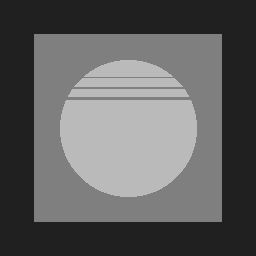
#> input picture image_origin/pattern2.png, 256 x 256 px
$ jupyter execute --allow-errors add_noise.ipynb
#> lines starting #> are read from the running program, lines starting #| are printed output that depends on the picture; after the words box and inside, x2 and y2 are one past the last pixel; in counts of white or black regions, pixels touching at a corner belong together; long printed decimals are rounded
Add noise
Nguyen Viet Hoang
Các noise model tác động lên chất lượng ảnh

[cell 1]
from importlib.resources import path
from pathlib import Path
import cv2
import numpy as np
import abc
from numpy.random import Generator
import matplotlib.pyplot as plt

class Noise(metaclass = abc.ABCMeta):
    def __init__(self, filepath: Path):
        self.filepath = filepath

    def get_matrix_image(self):
        return cv2.imread(str(self.filepath), cv2.IMREAD_GRAYSCALE)

    @abc.abstractmethod
    def noise(self)->np.array:
        pass

    def add_noise(self) ->np.array:
        noise_gen = self.noise().astype('uint8')
        origin_image = self.get_matrix_image()
        noisy_image = cv2.add(origin_image,noise_gen)
        print(origin_image.shape)
        cv2.normalize(noisy_image, noisy_image, 0, 255, cv2.NORM_MINMAX, dtype=-1)
        return noisy_image

class GaussianNoise(Noise):
    def __init__(self, filepath, mean = 0, var = 0.1):
        super().__init__(filepath=filepath)
#> further down, image is the input picture: shape (256, 256); min 32, max 186, mean 95.9
        self.mean = mean
        self.var = var

    def noise(self)->np.array:
        image = self.get_matrix_image()
        row, col = image.shape
        sigma = self.var**0.5
        gauss = np.random.normal(self.mean,sigma,image.size)
        gauss = gauss.reshape(row, col).astype('uint8')
        return gauss

class RayleighNoise(Noise):
    def __init__(self, filepath, scale):
        super().__init__(filepath=filepath)
        self.scale = scale

    def noise(self)->np.array:
        image = self.get_matrix_image()
        row, col, ch = image.shape
        rayleigh = np.random.rayleigh(self.scale, (row, col, ch))
        return rayleigh

class ExponentialNoise(Noise):
    def __init__(self, filepath, scale):
        super().__init__(filepath = filepath)
        self.scale = scale

    def noise(self)->np.array:
        image = self.get_matrix_image()
        row, col, ch = image.shape
        exponent = Generator.exponential(self.scale, (row, col, ch))
        return exponent

class SaltAndPeperNoise(Noise):
    def __init__(self,
                 filepath: Path,
                 Ps = 0.5,
                 P = 0.004):
        super().__init__(filepath)
        self.Ps = Ps
        self.P = P

    def noise(self)->np.array:
        image = self.get_matrix_image()

        out = np.copy(image)

        # Salt mode
        num_salt = np.ceil(self.P * image.size * self.Ps)
#> num_salt = 132
        coords = [np.random.randint(0, i - 1, int(num_salt))
                for i in image.shape]

        # print(np.asarray(coords).shape)

        out[tuple(coords)] = 1
#> out: shape (256, 256); 0.2% of pixels changed, all inside (x1, y1, x2, y2) = (0, 1, 253, 255)


        # Pepper mode
        num_pepper = np.ceil(self.P* image.size * (self.P - self.Ps))
#> num_pepper = 33
        coords = [np.random.randint(0, i - 1, int(num_pepper))
                for i in image.shape]

        out[tuple(coords)] = 0
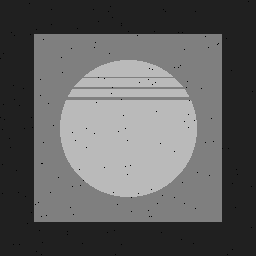
#> out: shape (256, 256); min 0, max 186, mean 95.7
        return np.asarray(out)

class UniformNoise(Noise):
    def __init__(self,
                 filepath:Path,
                 a = 0.0,
                 b = 2.0):
        super().__init__(filepath=filepath)
        self.a = a
        self.b = b

    def noise(self)->np.array:
        image = self.get_matrix_image()
        uniform_gen = np.random.default_rng().uniform(self.a, self.b, image.shape)
        return np.asarray(uniform_gen)

[cell 2]
import cv2
from config import Flag
import matplotlib.pyplot as plt

def metric(gt, ri):
    SE = (gt - ri)**2
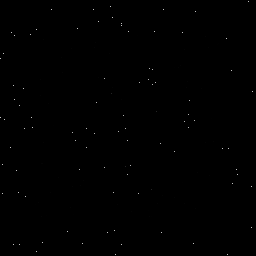
#> SE: shape (256, 256); min 0, max 193, mean 0.3
    MSE = SE.mean()
#> MSE = 0.257
    PSNR = 10*np.log10(255*255/MSE)
#> PSNR = 54.03
    return {"MSE": MSE,"PSNR":PSNR}

## Gaussian noise

[cell 3]
prefix = Flag.image_origin
file_name = prefix / 'banana.jpg'
image = cv2.imread(str(file_name), cv2.IMREAD_GRAYSCALE)

gauss_noise = GaussianNoise(str(file_name), mean = 0, var = 3.5)
#> (the rest of this cell did not finish here and is left out)

## Sault and Pepper Noise

[cell 4]
# from add_noise import SaltAndPeperNoise
file_name = prefix / 'pattern2.png'
image = cv2.imread(str(file_name), cv2.IMREAD_GRAYSCALE)

saltAndPeperNoise = SaltAndPeperNoise(str(file_name), Ps=0.04, P=0.05)
image_snp_noise = saltAndPeperNoise.noise()

metric_snp = metric(image, image_snp_noise)
#> metric_snp = {'MSE': 0.257, 'PSNR': 54.03}
print(metric_snp)
#| {'MSE': 0.2569, 'PSNR': 54.033}

plt.figure(figsize=(20, 12))
plt.subplot(121)
plt.title("Origin Image")
plt.axis('off')
plt.imshow(image, cmap='gray')
plt.subplot(122)
plt.title("Noisy Image")
plt.axis('off')
plt.imshow(image_snp_noise, cmap='gray')
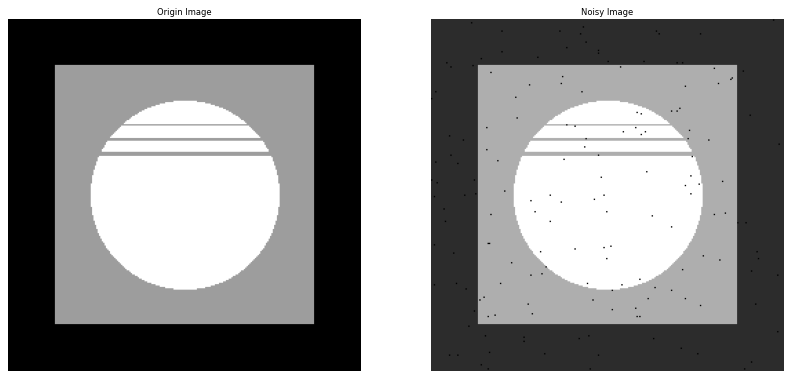
#> figure drawn by matplotlib, 2 panels

## Uniform Noise

[cell 5]
uni_noise = UniformNoise(filepath=file_name, a=4, b=10)
image_uni_noise = uni_noise.add_noise()
#| (256, 256)
#> in add_noise (call 2), `cv2.normalize(noisy_image, noisy_image, 0, 255, cv2.NORM_MINMAX, dtype..`:
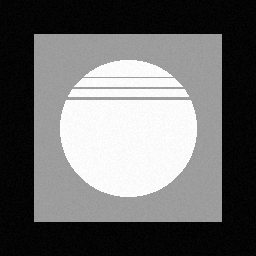
#> noisy_image: shape (256, 256); min 0, max 255, mean 106.5


metric_snp = metric(image, image_uni_noise)
#> in metric (call 2), `SE = (gt - ri)**2`:
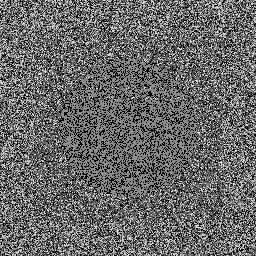
#> SE: shape (256, 256); min 0, max 217, mean 102.9
#> in metric (call 2), `MSE = SE.mean()`: MSE = 102.9
#> in metric (call 2), `PSNR = 10*np.log10(255*255/MSE)`: PSNR = 28.01
#> metric_snp = {'MSE': 102.9, 'PSNR': 28.01}
print(metric_snp)
#| {'MSE': 102.862, 'PSNR': 28.008}

plt.figure(figsize=(20, 12))
plt.subplot(121)
plt.title("Origin Image")
plt.axis('off')
plt.imshow(image, cmap='gray')
plt.subplot(122)
plt.title("Noisy Image")
plt.axis('off')
plt.imshow(image_uni_noise, cmap='gray')
